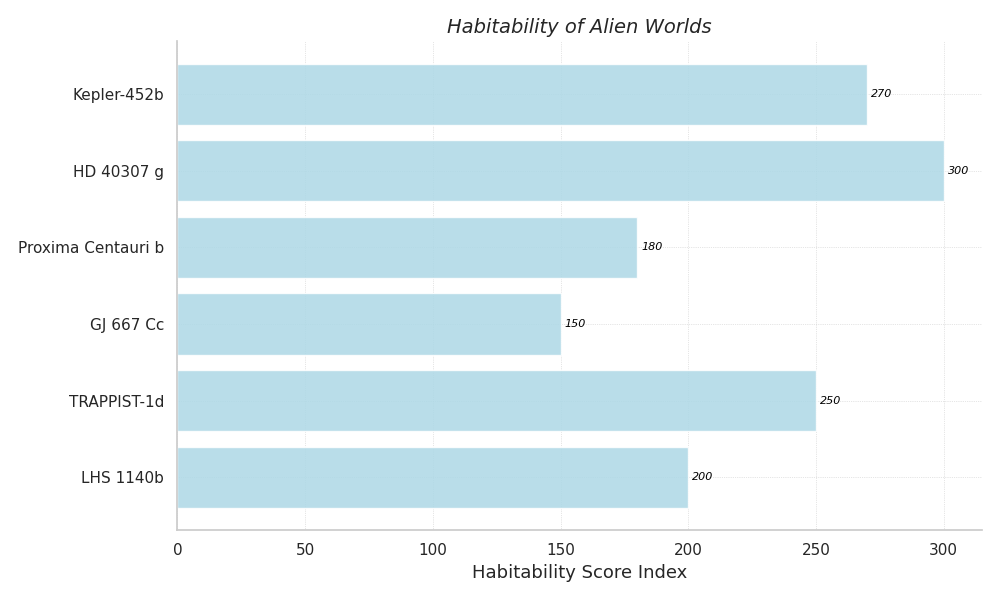

This chart was generated by the following Python code:
import matplotlib.pyplot as plt
import numpy as np

# Shuffle exoplanet names for randomized group labels
exoplanet_names = ['LHS 1140b', 'TRAPPIST-1d', 'GJ 667 Cc', 'Proxima Centauri b', 'HD 40307 g', 'Kepler-452b']
potential_habitability = [200, 250, 150, 180, 300, 270]

fig, ax = plt.subplots(figsize=(10, 6))

bars = ax.barh(exoplanet_names, potential_habitability, color='lightblue', edgecolor='w', alpha=0.85)

# Change the title to something different
ax.set_title("Habitability of Alien Worlds", fontsize=14, fontstyle='italic')
# Alter the x-axis label
ax.set_xlabel("Habitability Score Index", fontsize=13)

# Annotate text without randomization in style for simplicity
for i, bar in enumerate(bars):
    width = bar.get_width()
    ax.annotate(f'{width}',
                xy=(width, bar.get_y() + bar.get_height() / 2),
                xytext=(3, 0),
                textcoords="offset points",
                va='center', ha='left', fontsize=8,
                color='black', style='italic')

ax.grid(True, which='both', linestyle=':', linewidth=0.5)
ax.spines['top'].set_visible(False)
ax.spines['right'].set_visible(False)
plt.tight_layout()
plt.show()
